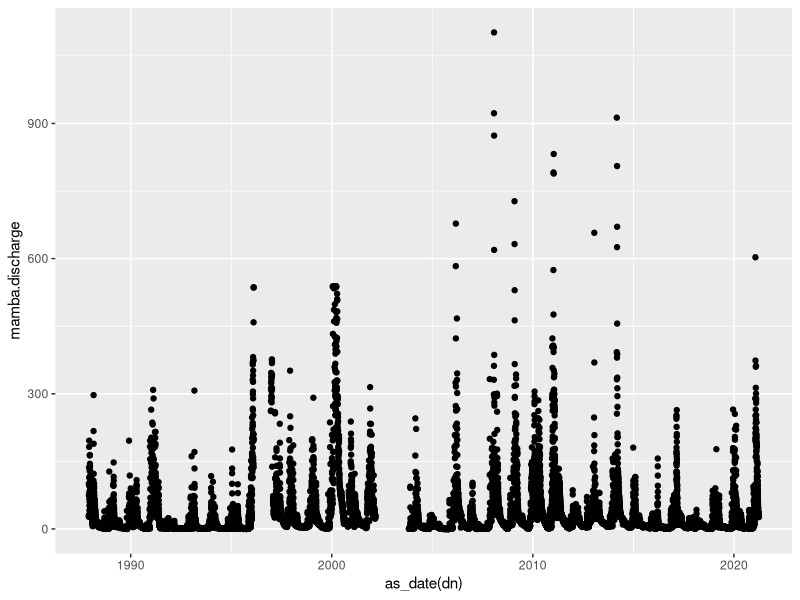

The R script that drew this image:
# analyze river flow in Kruger
library(readr)
library(dplyr)
library(tidyr)
library(lubridate)
library(ggplot2)

mamba <- read_csv("Olifants_Mamba_B7H015.csv", skip = 9, n_max = 12174) # upstream
mamba <- mamba %>% 
      mutate(dn = as.numeric(date)) %>% 
      select(-date) %>% 
      mutate(year = floor(dn/10000)) %>% 
      mutate(mon = floor((dn-year*10000)/100)) %>% 
      mutate(day = dn-(10000*year+100*mon)) %>% 
      mutate(dt = ymd(dn)) %>% 
      select(-dn)

balule <- read_csv("Olifants_Balule_B7H026.csv", skip = 9) # downstream, near Olifants Camp
balule <- balule %>% 
      mutate(dn = as.numeric(date)) %>% 
      select(-date) %>% 
      mutate(year = floor(dn/10000)) %>% 
      mutate(mon = floor((dn-year*10000)/100)) %>% 
      mutate(day = dn-(10000*year+100*mon)) %>% 
      mutate(dt = ymd(dn)) %>% 
      select(-dn)

# Start comparison table
start <- as.numeric(min(c(min(mamba$dt), min(balule$dt))))
stop <- as.numeric(max(c(max(mamba$dt), max(mamba$dt))))
dur <- as.numeric(stop) - as.numeric(start) + 1
dn <- c(start:stop)
mamba.discharge <- array(NA, dim = dur)
balule.discharge <- array(NA, dim = dur)
for (i in 1:nrow(mamba)) {
      dateposition <- as.numeric(mamba$dt[i]) - start + 1
      mamba.discharge[dateposition] <- mamba$discharge[i]
}
for (i in 1:nrow(balule)) {
      dateposition <- as.numeric(balule$dt[i]) - start + 1
      balule.discharge[dateposition] <- balule$discharge[i]
}
comp <- data.frame(dn, mamba.discharge, balule.discharge)

# plot
ggplot(comp, aes(x = as_date(dn))) + 
      geom_point(aes(y = mamba.discharge)) +
      geom_point(aes(y = balule.discharge))
